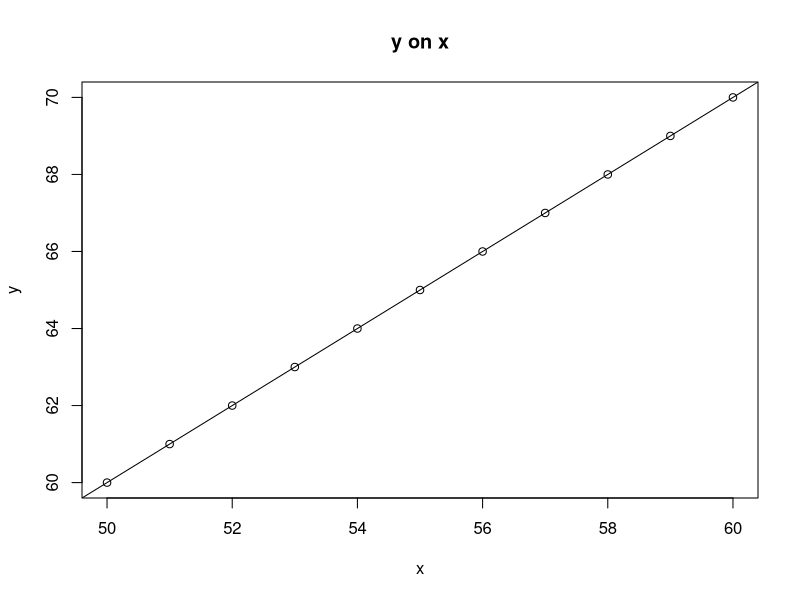
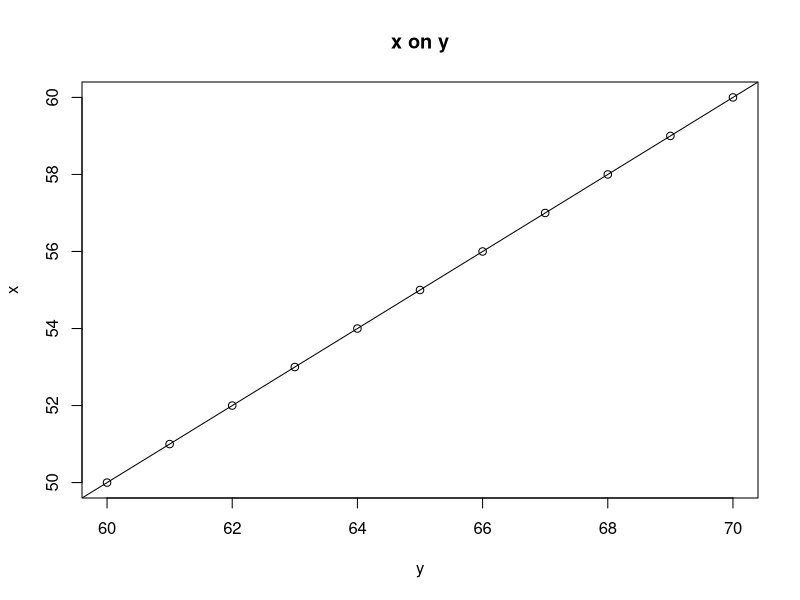

Write R code to recreate these figures, in order.
x <- 50:60
y <- 60:70

plot(x, y, main = "y on x")
fit <- lm(y ~ x)
fit
# Coefficients:
# (Intercept)            x
#          10            1
# therefore y = 10 + 1*x

lm(formula = x ~ y)

abline(fit)

plot(y, x, main = "x on y")
fit <- lm(x ~ y)
fit

# Coefficients:
# (Intercept)            y
#         -10            1
# therfore x = -10 + 1*y

abline(fit)

# now we may use the above equations to get values of x or y at any point of y
# or x
